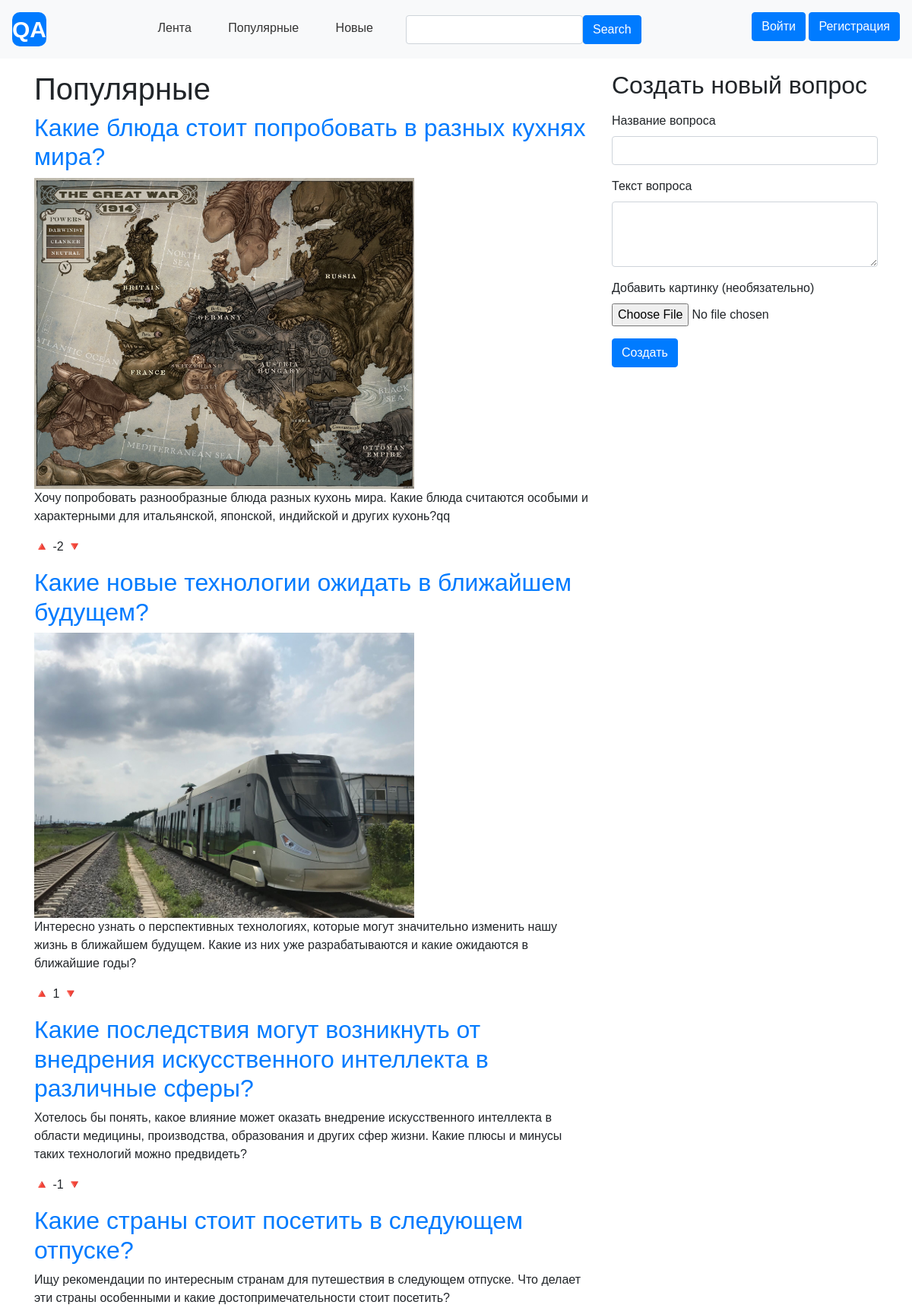
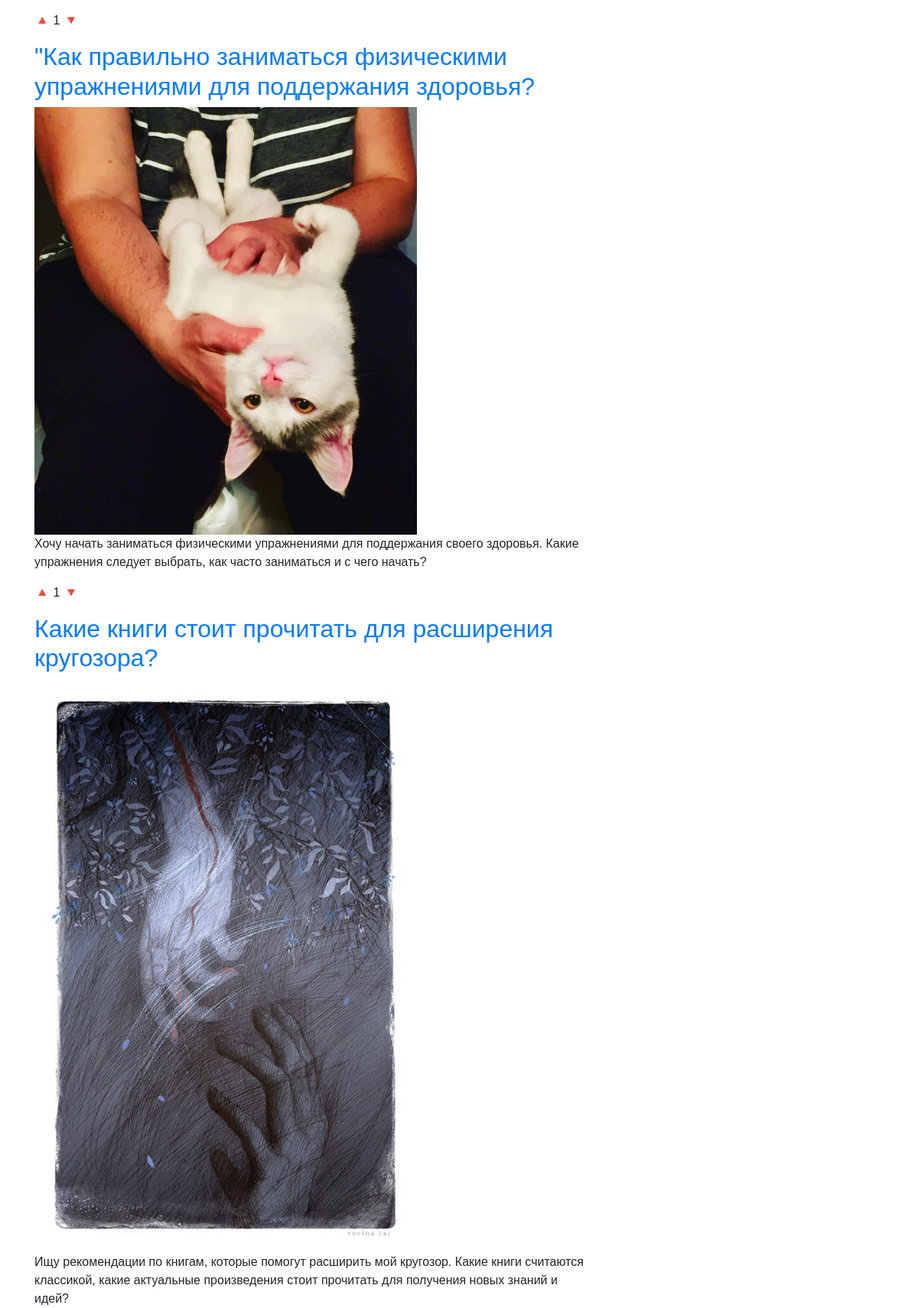
Screenshot of /qa_app/popular/ (upper part) with the database file from the repository (2 pictures, top to bottom).
### qa_app/models.py (models this page shows, shortened)
class Question(models.Model):
	author = models.ForeignKey(User, on_delete=models.CASCADE, default=None)
	title = models.CharField(max_length=200, default=None)
	text = models.TextField()
	image = models.ImageField(upload_to='images/', null=True, blank=True)
	pub_date = models.DateTimeField(auto_now_add=True)
	categories = models.ManyToManyField(Category, blank=True)
	history = HistoricalRecords()
	is_closed = models.BooleanField(default=False)
	def get_rating(self):
		ratings = QuestionRating.objects.filter(question=self)
		return sum(rating.rating for rating in ratings)

class QuestionRating(models.Model):
	user = models.ForeignKey(User, on_delete=models.CASCADE)
	question = models.ForeignKey(Question, on_delete=models.CASCADE)
	rating = models.IntegerField()

### qa_app/views.py (the view)
# urls.py: path('popular/', views.popular, name='popular'),
def popular(request):
	questions = Question.objects.annotate(num_ratings=Count('questionrating')).order_by('-num_ratings')
	if request.method == 'POST' and request.user.is_authenticated:
		form = QuestionForm(request.POST, request.FILES)
		if form.is_valid():
			question = form.save(commit=False)
			question.author = request.user
			question.save()
			return redirect('question_detail', question.id)
	else:
		form = QuestionForm()
	return render(request, 'popular.html', {'questions': questions})

### qa_app/templates/popular.html (shortened to what this page needs)
{% extends 'base.html' %}
{% block content %}
    <h1>Популярные</h1>
    {% for question in questions %}
        <div>
            <h2><a href="{% url 'question_detail' question.id %}">{{ question.title }}</a></h2>
            {% if question.image %}
                <img style="max-width: 500px" src="{{ question.image.url }}">
            {% endif %}
            <p>{{ question.text }}</p>
            <div class="votes">
                <a href="{% url 'upvote_question' question.id %}">🔺</a>
                <span>{{ question.get_rating }}</span>
                <a href="{% url 'downvote_question' question.id %}">🔻</a>
            </div>
        </div>
    {% endfor %}
{% endblock %}

### qa_app/static/css/style.css (style rules this page uses)
body { font-family: Arial, sans-serif; }

### rows the page displays
Question: title "Какие блюда стоит попробовать в разных кухнях мира?", image (picture), text "Хочу попробовать разнообразные блюда разных кухонь мира. Какие блюда считаются особыми и характерными для итальянской, японской, индийской и других кухонь?qq", get_rating "-2"
Question: title "Какие новые технологии ожидать в ближайшем будущем?", image (picture), text "Интересно узнать о перспективных технологиях, которые могут значительно изменить нашу жизнь в ближайшем будущем. Какие из них уже разрабатываются и какие ожидаются в ближайшие годы?", get_rating "1"
Question: title "Какие последствия могут возникнуть от внедрения искусственного интеллекта в различные сферы?", text "Хотелось бы понять, какое влияние может оказать внедрение искусственного интеллекта в области медицины, производства, образования и других сфер жизни. Какие плюсы и минусы таких технологий можно предвидеть?", get_rating "-1"
Question: title "Какие страны стоит посетить в следующем отпуске?", text "Ищу рекомендации по интересным странам для путешествия в следующем отпуске. Что делает эти страны особенными и какие достопримечательности стоит посетить?", get_rating "1"
Question: title "\"Как правильно заниматься физическими упражнениями для поддержания здоровья?", image (picture), text "Хочу начать заниматься физическими упражнениями для поддержания своего здоровья. Какие упражнения следует выбрать, как часто заниматься и с чего начать?", get_rating "1"
Question: title "Какие книги стоит прочитать для расширения кругозора?", image (picture), text "Ищу рекомендации по книгам, которые помогут расширить мой кругозор. Какие книги считаются классикой, какие актуальные произведения стоит прочитать для получения новых знаний и идей?"
